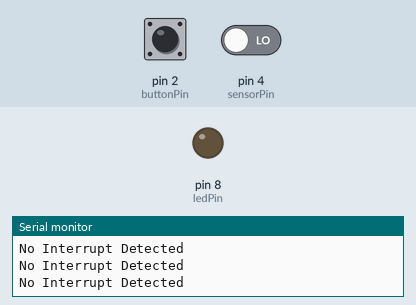
A sketch run on a simulated Arduino Uno, built with avr-gcc and run on an emulated ATmega328P. Parts: output pins drawn as LEDs (lit = HIGH), the last lines printed to the serial monitor. The test bench sets the inputs (shaded band); at power-on: pin 2 (buttonPin) HIGH, pin 4 (sensorPin) LOW.

Above: at 1.8 s.
1.9 s: pin 2 (buttonPin) pulled LOW for 0.6 s
At 2.4 s:
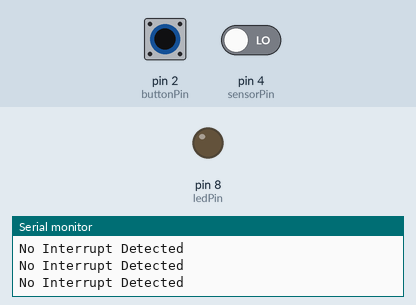
4.0 s: pin 4 (sensorPin) driven HIGH
At 4.9 s:
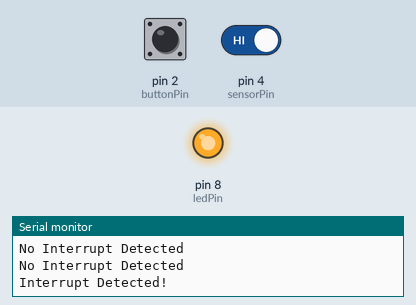
7.0 s: pin 4 (sensorPin) driven LOW
At 9.8 s:
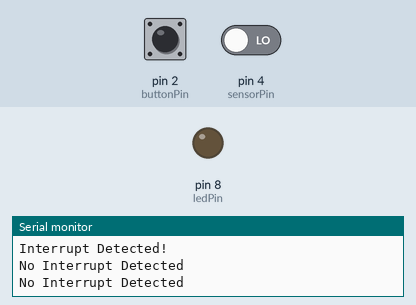
10.0 s: pin 2 (buttonPin) pulled LOW for 3.2 s
At 13.35 s:
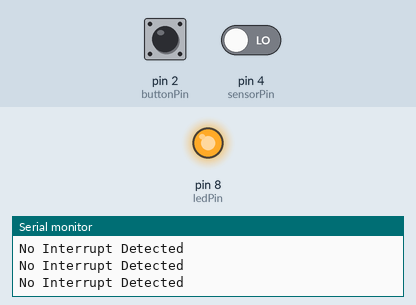
Timing chart, 0 to 15.0 s (numbered marks = the images above; inputs shaded):
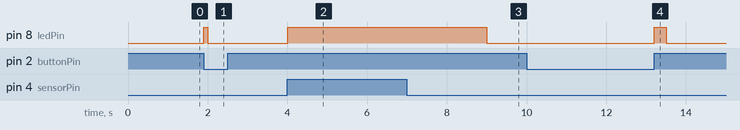

Measured:
- after the input at 1.9 s, pin 8 (ledPin): LOW → HIGH at once, → LOW 0.10 s later
- after the input at 4.0 s, pin 8 (ledPin): LOW → HIGH at once
- after the input at 7.0 s, pin 8 (ledPin): HIGH → LOW after 2.0 s
- after the input at 10.0 s, pin 8 (ledPin): LOW → HIGH after 3.2 s, → LOW 0.30 s later

The sketch:

Task_M1_T2P.ino
```cpp
const int sensorPin = 4;
const int ledPin = 8;
const int buttonPin = 2;

void setup() {
  Serial.begin(9600);
  pinMode(sensorPin, INPUT);
  pinMode(ledPin, OUTPUT);
  pinMode(buttonPin, INPUT_PULLUP);
  attachInterrupt(digitalPinToInterrupt(buttonPin), sensorInterruptHandler, CHANGE);
}

void loop() {
  // Check for motion
  int motionState = digitalRead(sensorPin);

  // Process motion detection
  if (motionState == HIGH) {
    Serial.println("Interrupt Detected!");
    digitalWrite(ledPin, HIGH);
    delay(2000);
  } else {
    Serial.println("No Interrupt Detected");
    digitalWrite(ledPin, LOW);
  }

  delay(500);
}

void sensorInterruptHandler() {
  // Toggle the LED state when button state changes
  digitalWrite(ledPin, HIGH);
}
```
